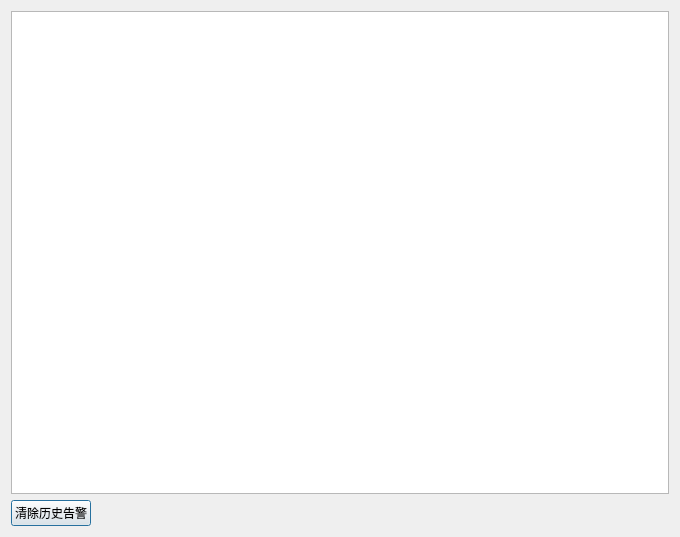
<?xml version="1.0" encoding="UTF-8"?>
<ui version="4.0">
 <class>AlarmHistory</class>
 <widget class="QDialog" name="AlarmHistory">
  <property name="geometry">
   <rect>
    <x>0</x>
    <y>0</y>
    <width>680</width>
    <height>537</height>
   </rect>
  </property>
  <property name="windowTitle">
   <string>历史告警</string>
  </property>
  <layout class="QVBoxLayout" name="verticalLayout">
   <item>
    <widget class="QTableWidget" name="tableWidget"/>
   </item>
   <item>
    <layout class="QHBoxLayout" name="horizontalLayout" stretch="0,5,2">
     <item>
      <widget class="QPushButton" name="pushButton_clear">
       <property name="text">
        <string>清除历史告警</string>
       </property>
      </widget>
     </item>
     <item>
      <spacer name="horizontalSpacer">
       <property name="orientation">
        <enum>Qt::Horizontal</enum>
       </property>
       <property name="sizeHint" stdset="0">
        <size>
         <width>40</width>
         <height>20</height>
        </size>
       </property>
      </spacer>
     </item>
     <item>
      <widget class="QLabel" name="label">
       <property name="text">
        <string/>
       </property>
      </widget>
     </item>
    </layout>
   </item>
  </layout>
 </widget>
 <resources/>
 <connections/>
</ui>
